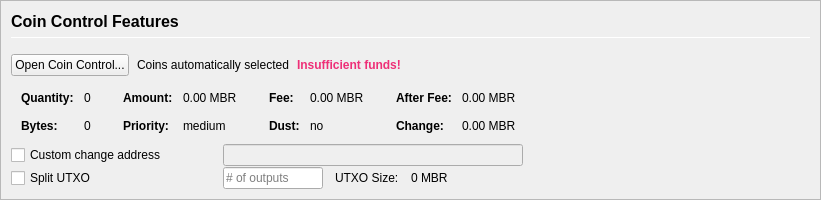
         <widget class="QFrame" name="frameCoinControl">
          <property name="sizePolicy">
           <sizepolicy hsizetype="Expanding" vsizetype="Expanding">
            <horstretch>0</horstretch>
            <verstretch>0</verstretch>
           </sizepolicy>
          </property>
          <property name="maximumSize">
           <size>
            <width>16777215</width>
            <height>16777215</height>
           </size>
          </property>
          <property name="frameShape">
           <enum>QFrame::StyledPanel</enum>
          </property>
          <property name="frameShadow">
           <enum>QFrame::Sunken</enum>
          </property>
          <layout class="QVBoxLayout" name="verticalLayoutCoinControl2">
           <property name="spacing">
            <number>0</number>
           </property>
           <property name="leftMargin">
            <number>0</number>
           </property>
           <property name="topMargin">
            <number>0</number>
           </property>
           <property name="rightMargin">
            <number>0</number>
           </property>
           <property name="bottomMargin">
            <number>0</number>
           </property>
           <item>
            <widget class="QFrame" name="frameCoinControl_BG">
             <layout class="QVBoxLayout" name="verticalLayoutCoinControl" stretch="0,0,0,0,0,0">
              <property name="spacing">
               <number>1</number>
              </property>
              <property name="leftMargin">
               <number>10</number>
              </property>
              <property name="topMargin">
               <number>10</number>
              </property>
              <item>
               <layout class="QHBoxLayout" name="horizontalLayoutCoinControl1">
                <property name="bottomMargin">
                 <number>15</number>
                </property>
                <item>
                 <layout class="QVBoxLayout" name="verticalLayout_3">
                  <property name="spacing">
                   <number>6</number>
                  </property>
                  <item>
                   <widget class="QLabel" name="labelCoinControlFeatures">
                    <property name="sizePolicy">
                     <sizepolicy hsizetype="Preferred" vsizetype="Maximum">
                      <horstretch>0</horstretch>
                      <verstretch>0</verstretch>
                     </sizepolicy>
                    </property>
                    <property name="minimumSize">
                     <size>
                      <width>0</width>
                      <height>20</height>
                     </size>
                    </property>
                    <property name="font">
                     <font>
                      <pointsize>12</pointsize>
                      <weight>75</weight>
                      <bold>true</bold>
                     </font>
                    </property>
                    <property name="styleSheet">
                     <string notr="true">font-weight:bold;</string>
                    </property>
                    <property name="text">
                     <string>Coin Control Features</string>
                    </property>
                   </widget>
                  </item>
                  <item>
                   <widget class="Line" name="line">
                    <property name="minimumSize">
                     <size>
                      <width>0</width>
                      <height>1</height>
                     </size>
                    </property>
                    <property name="maximumSize">
                     <size>
                      <width>16777215</width>
                      <height>1</height>
                     </size>
                    </property>
                    <property name="orientation">
                     <enum>Qt::Horizontal</enum>
                    </property>
                   </widget>
                  </item>
                 </layout>
                </item>
               </layout>
              </item>
              <item>
               <layout class="QHBoxLayout" name="horizontalLayoutCoinControl2" stretch="0,0,0,0">
                <property name="spacing">
                 <number>8</number>
                </property>
                <property name="bottomMargin">
                 <number>10</number>
                </property>
                <item>
                 <widget class="QPushButton" name="pushButtonCoinControl">
                  <property name="styleSheet">
                   <string notr="true"/>
                  </property>
                  <property name="text">
                   <string>Open Coin Control...</string>
                  </property>
                  <property name="autoDefault">
                   <bool>false</bool>
                  </property>
                 </widget>
                </item>
                <item>
                 <widget class="QLabel" name="labelCoinControlAutomaticallySelected">
                  <property name="text">
                   <string>Coins automatically selected</string>
                  </property>
                  <property name="margin">
                   <number>5</number>
                  </property>
                 </widget>
                </item>
                <item>
                 <widget class="QLabel" name="labelCoinControlInsuffFunds">
                  <property name="font">
                   <font>
                    <weight>75</weight>
                    <bold>true</bold>
                   </font>
                  </property>
                  <property name="styleSheet">
                   <string notr="true">color: #ee2f77;font-weight:bold;</string>
                  </property>
                  <property name="text">
                   <string>Insufficient funds!</string>
                  </property>
                  <property name="margin">
                   <number>5</number>
                  </property>
                 </widget>
                </item>
                <item>
                 <spacer name="horizontalSpacerCoinControl">
                  <property name="orientation">
                   <enum>Qt::Horizontal</enum>
                  </property>
                  <property name="sizeHint" stdset="0">
                   <size>
                    <width>40</width>
                    <height>1</height>
                   </size>
                  </property>
                 </spacer>
                </item>
               </layout>
              </item>
              <item>
               <widget class="QWidget" name="widgetCoinControl" native="true">
                <property name="sizePolicy">
                 <sizepolicy hsizetype="Preferred" vsizetype="Preferred">
                  <horstretch>0</horstretch>
                  <verstretch>0</verstretch>
                 </sizepolicy>
                </property>
                <property name="minimumSize">
                 <size>
                  <width>0</width>
                  <height>0</height>
                 </size>
                </property>
                <property name="styleSheet">
                 <string notr="true"/>
                </property>
                <layout class="QHBoxLayout" name="horizontalLayoutCoinControl5">
                 <property name="leftMargin">
                  <number>0</number>
                 </property>
                 <property name="topMargin">
                  <number>0</number>
                 </property>
                 <property name="rightMargin">
                  <number>0</number>
                 </property>
                 <property name="bottomMargin">
                  <number>0</number>
                 </property>
                 <item>
                  <layout class="QHBoxLayout" name="horizontalLayoutCoinControl3" stretch="0,0,0,1">
                   <property name="spacing">
                    <number>20</number>
                   </property>
                   <property name="topMargin">
                    <number>0</number>
                   </property>
                   <property name="bottomMargin">
                    <number>10</number>
                   </property>
                   <item>
                    <layout class="QFormLayout" name="formLayoutCoinControl1">
                     <property name="horizontalSpacing">
                      <number>10</number>
                     </property>
                     <property name="verticalSpacing">
                      <number>14</number>
                     </property>
                     <property name="leftMargin">
                      <number>10</number>
                     </property>
                     <property name="topMargin">
                      <number>4</number>
                     </property>
                     <property name="rightMargin">
                      <number>6</number>
                     </property>
                     <item row="0" column="0">
                      <widget class="QLabel" name="labelCoinControlQuantityText">
                       <property name="font">
                        <font>
                         <weight>75</weight>
                         <bold>true</bold>
                        </font>
                       </property>
                       <property name="text">
                        <string>Quantity:</string>
                       </property>
                       <property name="margin">
                        <number>0</number>
                       </property>
                      </widget>
                     </item>
                     <item row="0" column="1">
                      <widget class="QLabel" name="labelCoinControlQuantity">
                       <property name="cursor">
                        <cursorShape>IBeamCursor</cursorShape>
                       </property>
                       <property name="contextMenuPolicy">
                        <enum>Qt::ActionsContextMenu</enum>
                       </property>
                       <property name="text">
                        <string notr="true">0</string>
                       </property>
                       <property name="margin">
                        <number>0</number>
                       </property>
                       <property name="textInteractionFlags">
                        <set>Qt::LinksAccessibleByMouse|Qt::TextSelectableByKeyboard|Qt::TextSelectableByMouse</set>
                       </property>
                      </widget>
                     </item>
                     <item row="1" column="0">
                      <widget class="QLabel" name="labelCoinControlBytesText">
                       <property name="font">
                        <font>
                         <weight>75</weight>
                         <bold>true</bold>
                        </font>
                       </property>
                       <property name="text">
                        <string>Bytes:</string>
                       </property>
                      </widget>
                     </item>
                     <item row="1" column="1">
                      <widget class="QLabel" name="labelCoinControlBytes">
                       <property name="cursor">
                        <cursorShape>IBeamCursor</cursorShape>
                       </property>
                       <property name="contextMenuPolicy">
                        <enum>Qt::ActionsContextMenu</enum>
                       </property>
                       <property name="text">
                        <string notr="true">0</string>
                       </property>
                       <property name="textInteractionFlags">
                        <set>Qt::LinksAccessibleByMouse|Qt::TextSelectableByKeyboard|Qt::TextSelectableByMouse</set>
                       </property>
                      </widget>
                     </item>
                    </layout>
                   </item>
                   <item>
                    <layout class="QFormLayout" name="formLayoutCoinControl2">
                     <property name="horizontalSpacing">
                      <number>10</number>
                     </property>
                     <property name="verticalSpacing">
                      <number>14</number>
                     </property>
                     <property name="leftMargin">
                      <number>6</number>
                     </property>
                     <property name="topMargin">
                      <number>4</number>
                     </property>
                     <property name="rightMargin">
                      <number>6</number>
                     </property>
                     <item row="0" column="0">
                      <widget class="QLabel" name="labelCoinControlAmountText">
                       <property name="font">
                        <font>
                         <weight>75</weight>
                         <bold>true</bold>
                        </font>
                       </property>
                       <property name="text">
                        <string>Amount:</string>
                       </property>
                       <property name="margin">
                        <number>0</number>
                       </property>
                      </widget>
                     </item>
                     <item row="0" column="1">
                      <widget class="QLabel" name="labelCoinControlAmount">
                       <property name="cursor">
                        <cursorShape>IBeamCursor</cursorShape>
                       </property>
                       <property name="contextMenuPolicy">
                        <enum>Qt::ActionsContextMenu</enum>
                       </property>
                       <property name="text">
                        <string notr="true">0.00 MBR</string>
                       </property>
                       <property name="textInteractionFlags">
                        <set>Qt::LinksAccessibleByMouse|Qt::TextSelectableByKeyboard|Qt::TextSelectableByMouse</set>
                       </property>
                      </widget>
                     </item>
                     <item row="1" column="0">
                      <widget class="QLabel" name="labelCoinControlPriorityText">
                       <property name="font">
                        <font>
                         <weight>75</weight>
                         <bold>true</bold>
                        </font>
                       </property>
                       <property name="text">
                        <string>Priority:</string>
                       </property>
                      </widget>
                     </item>
                     <item row="1" column="1">
                      <widget class="QLabel" name="labelCoinControlPriority">
                       <property name="cursor">
                        <cursorShape>IBeamCursor</cursorShape>
                       </property>
                       <property name="contextMenuPolicy">
                        <enum>Qt::ActionsContextMenu</enum>
                       </property>
                       <property name="text">
                        <string>medium</string>
                       </property>
                       <property name="textInteractionFlags">
                        <set>Qt::LinksAccessibleByMouse|Qt::TextSelectableByKeyboard|Qt::TextSelectableByMouse</set>
                       </property>
                      </widget>
                     </item>
                    </layout>
                   </item>
                   <item>
                    <layout class="QFormLayout" name="formLayoutCoinControl3">
                     <property name="horizontalSpacing">
                      <number>10</number>
                     </property>
                     <property name="verticalSpacing">
                      <number>14</number>
                     </property>
                     <property name="leftMargin">
                      <number>6</number>
                     </property>
                     <property name="topMargin">
                      <number>4</number>
                     </property>
                     <property name="rightMargin">
                      <number>6</number>
                     </property>
                     <item row="0" column="0">
                      <widget class="QLabel" name="labelCoinControlFeeText">
                       <property name="font">
                        <font>
                         <weight>75</weight>
                         <bold>true</bold>
                        </font>
                       </property>
                       <property name="text">
                        <string>Fee:</string>
                       </property>
                       <property name="margin">
                        <number>0</number>
                       </property>
                      </widget>
                     </item>
                     <item row="0" column="1">
                      <widget class="QLabel" name="labelCoinControlFee">
                       <property name="cursor">
                        <cursorShape>IBeamCursor</cursorShape>
                       </property>
                       <property name="contextMenuPolicy">
                        <enum>Qt::ActionsContextMenu</enum>
                       </property>
                       <property name="text">
                        <string notr="true">0.00 MBR</string>
                       </property>
                       <property name="textInteractionFlags">
                        <set>Qt::LinksAccessibleByMouse|Qt::TextSelectableByKeyboard|Qt::TextSelectableByMouse</set>
                       </property>
                      </widget>
                     </item>
                     <item row="1" column="0">
                      <widget class="QLabel" name="labelCoinControlLowOutputText">
                       <property name="font">
                        <font>
                         <weight>75</weight>
                         <bold>true</bold>
                        </font>
                       </property>
                       <property name="text">
                        <string>Dust:</string>
                       </property>
                      </widget>
                     </item>
                     <item row="1" column="1">
                      <widget class="QLabel" name="labelCoinControlLowOutput">
                       <property name="cursor">
                        <cursorShape>IBeamCursor</cursorShape>
                       </property>
                       <property name="contextMenuPolicy">
                        <enum>Qt::ActionsContextMenu</enum>
                       </property>
                       <property name="text">
                        <string>no</string>
                       </property>
                       <property name="textInteractionFlags">
                        <set>Qt::LinksAccessibleByMouse|Qt::TextSelectableByKeyboard|Qt::TextSelectableByMouse</set>
                       </property>
                      </widget>
                     </item>
                    </layout>
                   </item>
                   <item>
                    <layout class="QFormLayout" name="formLayoutCoinControl4">
                     <property name="horizontalSpacing">
                      <number>10</number>
                     </property>
                     <property name="verticalSpacing">
                      <number>14</number>
                     </property>
                     <property name="leftMargin">
                      <number>6</number>
                     </property>
                     <property name="topMargin">
                      <number>4</number>
                     </property>
                     <property name="rightMargin">
                      <number>6</number>
                     </property>
                     <item row="0" column="0">
                      <widget class="QLabel" name="labelCoinControlAfterFeeText">
                       <property name="font">
                        <font>
                         <weight>75</weight>
                         <bold>true</bold>
                        </font>
                       </property>
                       <property name="text">
                        <string>After Fee:</string>
                       </property>
                       <property name="margin">
                        <number>0</number>
                       </property>
                      </widget>
                     </item>
                     <item row="0" column="1">
                      <widget class="QLabel" name="labelCoinControlAfterFee">
                       <property name="cursor">
                        <cursorShape>IBeamCursor</cursorShape>
                       </property>
                       <property name="contextMenuPolicy">
                        <enum>Qt::ActionsContextMenu</enum>
                       </property>
                       <property name="text">
                        <string notr="true">0.00 MBR</string>
                       </property>
                       <property name="textInteractionFlags">
                        <set>Qt::LinksAccessibleByMouse|Qt::TextSelectableByKeyboard|Qt::TextSelectableByMouse</set>
                       </property>
                      </widget>
                     </item>
                     <item row="1" column="0">
                      <widget class="QLabel" name="labelCoinControlChangeText">
                       <property name="font">
                        <font>
                         <weight>75</weight>
                         <bold>true</bold>
                        </font>
                       </property>
                       <property name="text">
                        <string>Change:</string>
                       </property>
                      </widget>
                     </item>
                     <item row="1" column="1">
                      <widget class="QLabel" name="labelCoinControlChange">
                       <property name="cursor">
                        <cursorShape>IBeamCursor</cursorShape>
                       </property>
                       <property name="contextMenuPolicy">
                        <enum>Qt::ActionsContextMenu</enum>
                       </property>
                       <property name="text">
                        <string notr="true">0.00 MBR</string>
                       </property>
                       <property name="textInteractionFlags">
                        <set>Qt::LinksAccessibleByMouse|Qt::TextSelectableByKeyboard|Qt::TextSelectableByMouse</set>
                       </property>
                      </widget>
                     </item>
                    </layout>
                   </item>
                  </layout>
                 </item>
                </layout>
               </widget>
              </item>
              <item>
               <layout class="QHBoxLayout" name="horizontalLayoutCoinControl4">
                <property name="spacing">
                 <number>12</number>
                </property>
                <property name="sizeConstraint">
                 <enum>QLayout::SetDefaultConstraint</enum>
                </property>
                <property name="topMargin">
                 <number>0</number>
                </property>
                <property name="rightMargin">
                 <number>0</number>
                </property>
                <item>
                 <widget class="QCheckBox" name="checkBoxCoinControlChange">
                  <property name="sizePolicy">
                   <sizepolicy hsizetype="Preferred" vsizetype="Preferred">
                    <horstretch>0</horstretch>
                    <verstretch>0</verstretch>
                   </sizepolicy>
                  </property>
                  <property name="minimumSize">
                   <size>
                    <width>200</width>
                    <height>0</height>
                   </size>
                  </property>
                  <property name="maximumSize">
                   <size>
                    <width>200</width>
                    <height>16777215</height>
                   </size>
                  </property>
                  <property name="toolTip">
                   <string>If this is activated, but the change address is empty or invalid, change will be sent to a newly generated address.</string>
                  </property>
                  <property name="text">
                   <string>Custom change address</string>
                  </property>
                 </widget>
                </item>
                <item>
                 <widget class="QValidatedLineEdit" name="lineEditCoinControlChange">
                  <property name="enabled">
                   <bool>false</bool>
                  </property>
                  <property name="sizePolicy">
                   <sizepolicy hsizetype="Preferred" vsizetype="Preferred">
                    <horstretch>0</horstretch>
                    <verstretch>0</verstretch>
                   </sizepolicy>
                  </property>
                  <property name="minimumSize">
                   <size>
                    <width>300</width>
                    <height>0</height>
                   </size>
                  </property>
                 </widget>
                </item>
                <item>
                 <widget class="QLabel" name="labelCoinControlChangeLabel">
                  <property name="sizePolicy">
                   <sizepolicy hsizetype="Preferred" vsizetype="Preferred">
                    <horstretch>0</horstretch>
                    <verstretch>0</verstretch>
                   </sizepolicy>
                  </property>
                  <property name="minimumSize">
                   <size>
                    <width>100</width>
                    <height>0</height>
                   </size>
                  </property>
                  <property name="text">
                   <string/>
                  </property>
                  <property name="margin">
                   <number>3</number>
                  </property>
                 </widget>
                </item>
               </layout>
              </item>
              <item>
               <layout class="QHBoxLayout" name="horizontalLayoutCoinControl6">
                <property name="spacing">
                 <number>12</number>
                </property>
                <property name="rightMargin">
                 <number>0</number>
                </property>
                <item>
                 <widget class="QCheckBox" name="splitBlockCheckBox">
                  <property name="sizePolicy">
                   <sizepolicy hsizetype="Preferred" vsizetype="Preferred">
                    <horstretch>0</horstretch>
                    <verstretch>0</verstretch>
                   </sizepolicy>
                  </property>
                  <property name="minimumSize">
                   <size>
                    <width>200</width>
                    <height>0</height>
                   </size>
                  </property>
                  <property name="maximumSize">
                   <size>
                    <width>200</width>
                    <height>16777215</height>
                   </size>
                  </property>
                  <property name="text">
                   <string>Split UTXO</string>
                  </property>
                 </widget>
                </item>
                <item>
                 <widget class="QLineEdit" name="splitBlockLineEdit">
                  <property name="sizePolicy">
                   <sizepolicy hsizetype="Preferred" vsizetype="Preferred">
                    <horstretch>50</horstretch>
                    <verstretch>0</verstretch>
                   </sizepolicy>
                  </property>
                  <property name="minimumSize">
                   <size>
                    <width>100</width>
                    <height>0</height>
                   </size>
                  </property>
                  <property name="maximumSize">
                   <size>
                    <width>100</width>
                    <height>16777215</height>
                   </size>
                  </property>
                  <property name="placeholderText">
                   <string># of outputs</string>
                  </property>
                 </widget>
                </item>
                <item>
                 <widget class="QLabel" name="labelBlockSizeText">
                  <property name="text">
                   <string>UTXO Size:</string>
                  </property>
                 </widget>
                </item>
                <item>
                 <widget class="QLabel" name="labelBlockSize">
                  <property name="text">
                   <string>0 MBR</string>
                  </property>
                 </widget>
                </item>
                <item>
                 <spacer name="horizontalSpacer_7">
                  <property name="orientation">
                   <enum>Qt::Horizontal</enum>
                  </property>
                  <property name="sizeHint" stdset="0">
                   <size>
                    <width>40</width>
                    <height>20</height>
                   </size>
                  </property>
                 </spacer>
                </item>
               </layout>
              </item>
              <item>
               <spacer name="verticalSpacerCoinControl">
                <property name="orientation">
                 <enum>Qt::Vertical</enum>
                </property>
                <property name="sizeHint" stdset="0">
                 <size>
                  <width>800</width>
                  <height>1</height>
                 </size>
                </property>
               </spacer>
              </item>
             </layout>
            </widget>
           </item>
          </layout>
         </widget>
